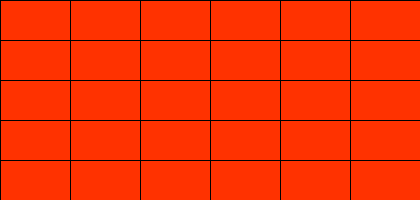
Frame 1 (no input)
Frame 60 (the mouse pressed at the canvas centre just before this capture): identical to frame 1, image omitted
Frame 120 (the mouse held since frame 60 and released just before this capture): identical to frame 1, image omitted

The Processing sketch that drew this single still picture (run headless with seeded random() and noise(); from frame 60 on, the mouse is pressed at the canvas centre):

// Processing sketch: Opdracht_9_7
// ── Opdracht_9_7.pde
void setup(){
 size(420,200);
}
void draw(){
background(255, 255, 255);

for (int i = 0; i < 6; i++) {
  for (int j = 0; j <5; j++) {

    if((i + j) % 1 == 0) {
      fill(255,50,0);
    }

     else {
      fill(255,100,0);
    }
        rect(i*70,j*40,70,40);
    }
  }
}
